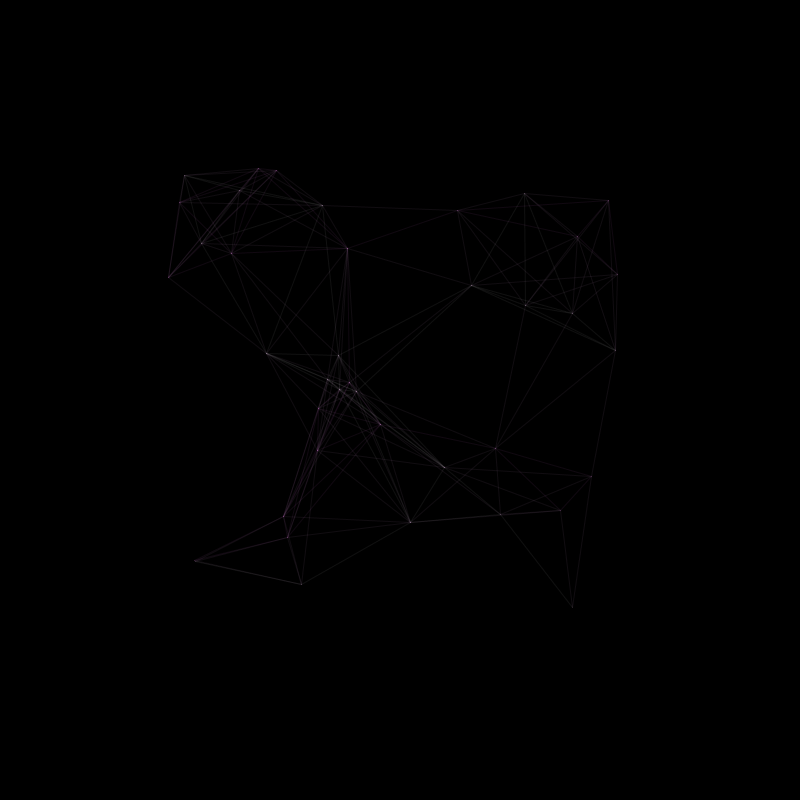
Frame 1 (no input)
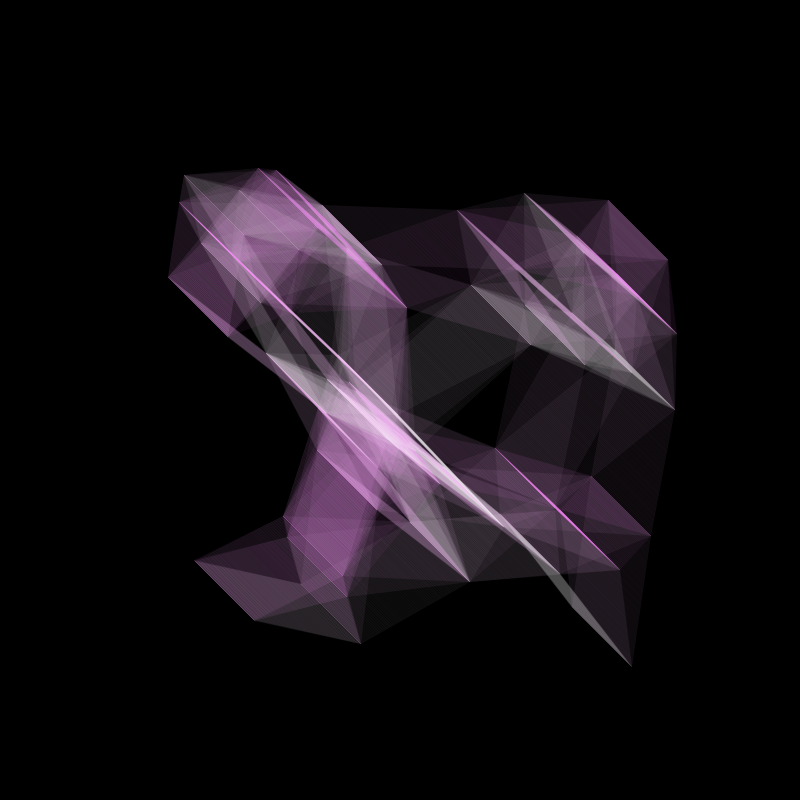
Frame 60 (the mouse pressed at the canvas centre just before this capture)
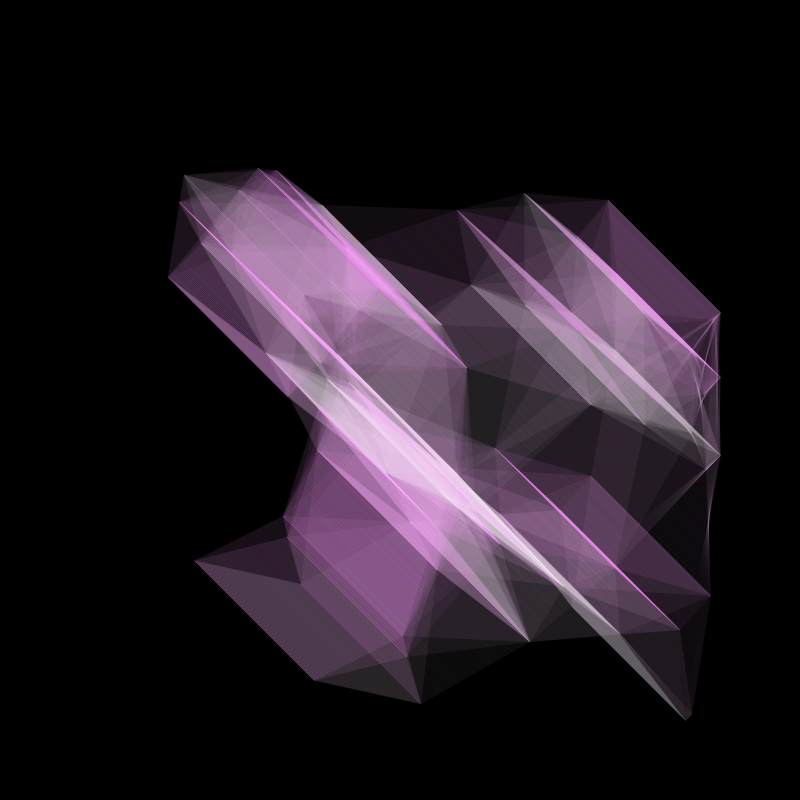
Frame 120 (the mouse held since frame 60 and released just before this capture)

The Processing sketch that drew these frames (run headless with seeded random() and noise(); from frame 60 on, the mouse is pressed at the canvas centre):

// Processing sketch: processing_183217
// ── processing_183217.pde

int num = 40, fc;
PVector[] loc = new PVector[num];
PVector[] vel = new PVector[num];
float[] sz = new float[num];
 
void setup() {
  size(800, 800);
  background(0);
 
  initStuff();
}
 
void draw() {
  if (frameCount%150==0) {
    fill(0, 6);
    noStroke();
    rect(0, 0, width, height);
  }
 
  for (int i=0; i<loc.length; i++) {
    loc[i].add(vel[i]);
    //ellipse(loc[i].x, loc[i].y, sz[i], sz[i]);
    if (loc[i].x > width-sz[i]/2 || loc[i].x<sz[i]/2) {
      vel[i].x = -vel[i].x;
    }
    if (loc[i].y > height-sz[i]/2 || loc[i].y<sz[i]/2) {
      vel[i].y = -vel[i].y;
    }
  }
  drawElement();
  fc++;
  if (fc%2500==0) initStuff();
}
 
void drawElement() {
  for (int i=0; i<loc.length; i++) {
    color s=i%2==0? #ffffff : #F772FA;
    stroke(s, 8);
    for (int j=0; j<loc.length; j++) {
      float distance=dist(loc[i].x, loc[i].y, loc[j].x, loc[j].y);
      float proximity=(sz[i]+sz[j])/2;
      if (distance<proximity) {
        if (i != j) line(loc[i].x, loc[i].y, loc[j].x, loc[j].y);
      }
    }
  }
}
 
void keyPressed() {
  if (key=='s') save(random(23232)+".jpg");
}
 
void mouseReleased() {
  initStuff();
}
 
void initStuff() {
  fc = 0;
  background(0);
  for (int i=0; i<num; i++) {
    sz[i] = random(width/5, width/20);
    float x = random(sz[i], width-sz[i]);
    float y = random(sz[i], height-sz[i]);
    loc[i] = new PVector(x, y);
    vel[i] = new PVector(random(1, -1), random(1, -1));
  }
}
